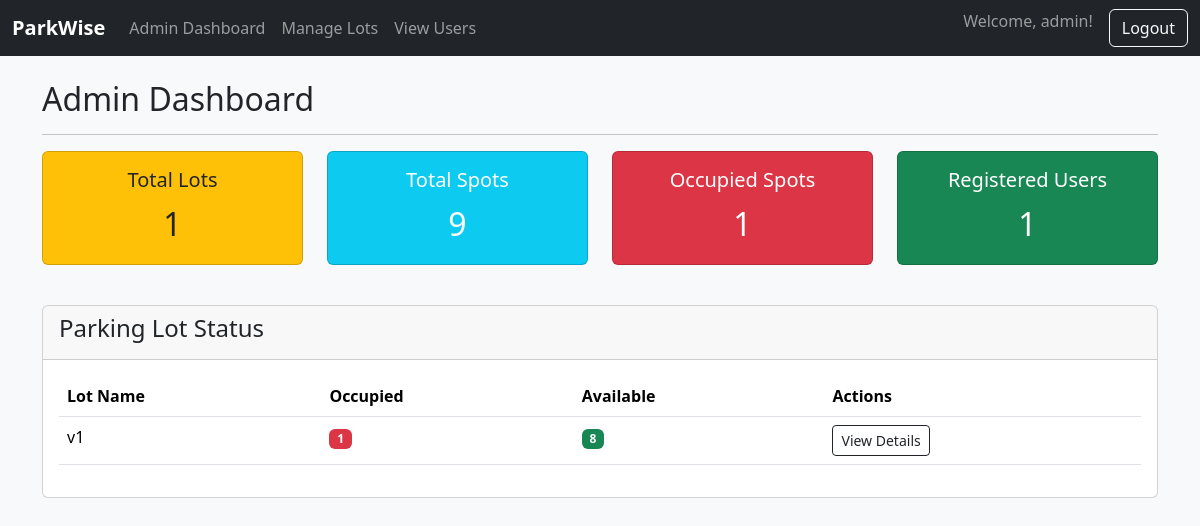
The app's page /admin/dashboard (signed in) with its own data.
### app.py (models this page shows)
class ParkingLot(db.Model):
    id = db.Column(db.Integer, primary_key=True)
    name = db.Column(db.String(100), nullable=False)
    address = db.Column(db.String(200), nullable=False)
    pincode = db.Column(db.String(10), nullable=False)
    price = db.Column(db.Float, nullable=False)
    capacity = db.Column(db.Integer, nullable=False)
    spots = db.relationship('ParkingSpot', backref='lot', lazy=True, cascade="all, delete-orphan")

### app.py (the view)
@app.route('/admin/dashboard')
def admin_dashboard():
    if not session.get('is_admin'):
        flash("You must be logged in as an admin to view this page.", "warning")
        return redirect(url_for('admin_login'))
    all_lots = ParkingLot.query.all()
    lot_stats = []
    for lot in all_lots:
        lot_stats.append({
            'id': lot.id,
            'name': lot.name,
            'occupied': ParkingSpot.query.filter_by(lot_id=lot.id, status='O').count(),
            'available': ParkingSpot.query.filter_by(lot_id=lot.id, status='A').count()
        })
    stats = {
        'total_lots': len(all_lots),
        'total_spots': ParkingSpot.query.count(),
        'occupied_spots': ParkingSpot.query.filter_by(status='O').count(),
        'total_users': User.query.filter_by(is_admin=False).count()
    }
    return render_template('admin/dashboard.html', stats=stats, lot_stats=lot_stats)

### templates/admin/dashboard.html (shortened to what this page needs)
{% extends 'base.html' %}
{% block content %}
<h2>Admin Dashboard</h2>
<hr>
<div class="row">
    <div class="col-md-3 mb-3">
        <div class="card text-dark bg-warning">
            <div class="card-body text-center">
                <h5 class="card-title">Total Lots</h5>
                <p class="card-text fs-2">{{ stats.total_lots }}</p>
            </div>
        </div>
    </div>
    <div class="col-md-3 mb-3">
        <div class="card text-white bg-info">
            <div class="card-body text-center">
                <h5 class="card-title">Total Spots</h5>
                <p class="card-text fs-2">{{ stats.total_spots }}</p>
            </div>
        </div>
    </div>
    <div class="col-md-3 mb-3">
        <div class="card text-white bg-danger">
            <div class="card-body text-center">
                <h5 class="card-title">Occupied Spots</h5>
                <p class="card-text fs-2">{{ stats.occupied_spots }}</p>
            </div>
        </div>
    </div>
    <div class="col-md-3 mb-3">
        <div class="card text-white bg-success">
            <div class="card-body text-center">
                <h5 class="card-title">Registered Users</h5>
                <p class="card-text fs-2">{{ stats.total_users }}</p>
            </div>
        </div>
    </div>
</div>
<div class="card mt-4">
    <div class="card-header">
        <h4>Parking Lot Status</h4>
    </div>
    <div class="card-body">
        <table class="table table-hover">
            <thead>
                <tr>
                    <th>Lot Name</th>
                    <th>Occupied</th>
                    <th>Available</th>
                    <th>Actions</th>
                </tr>
            </thead>
            <tbody>
                {% for lot in lot_stats %}
                <tr>
                    <td>{{ lot.name }}</td>
                    <td><span class="badge bg-danger">{{ lot.occupied }}</span></td>
                    <td><span class="badge bg-success">{{ lot.available }}</span></td>
                    <td>
                        <a href="{{ url_for('view_lot', lot_id=lot.id) }}" class="btn btn-sm btn-outline-dark">View Details</a>
                    </td>
                </tr>
                {% else %}
                <tr>
                    <td colspan="4" class="text-center">No parking lots found. Add one in the "Manage Lots" page.</td>
                </tr>
                {% endfor %}
            </tbody>
        </table>
    </div>
</div>
{% endblock %}

### static/style.css (style rules this page uses)
body { background-color: #f8f9fa; }
.card-header { font-weight: bold; }

### records on screen
ParkingLot: name "v1", occupied "1", available "8"

### other values on screen
{{ session.username }} "admin"
{{ stats.total_lots }} "1"
{{ stats.total_spots }} "9"
{{ stats.occupied_spots }} "1"
{{ stats.total_users }} "1"
